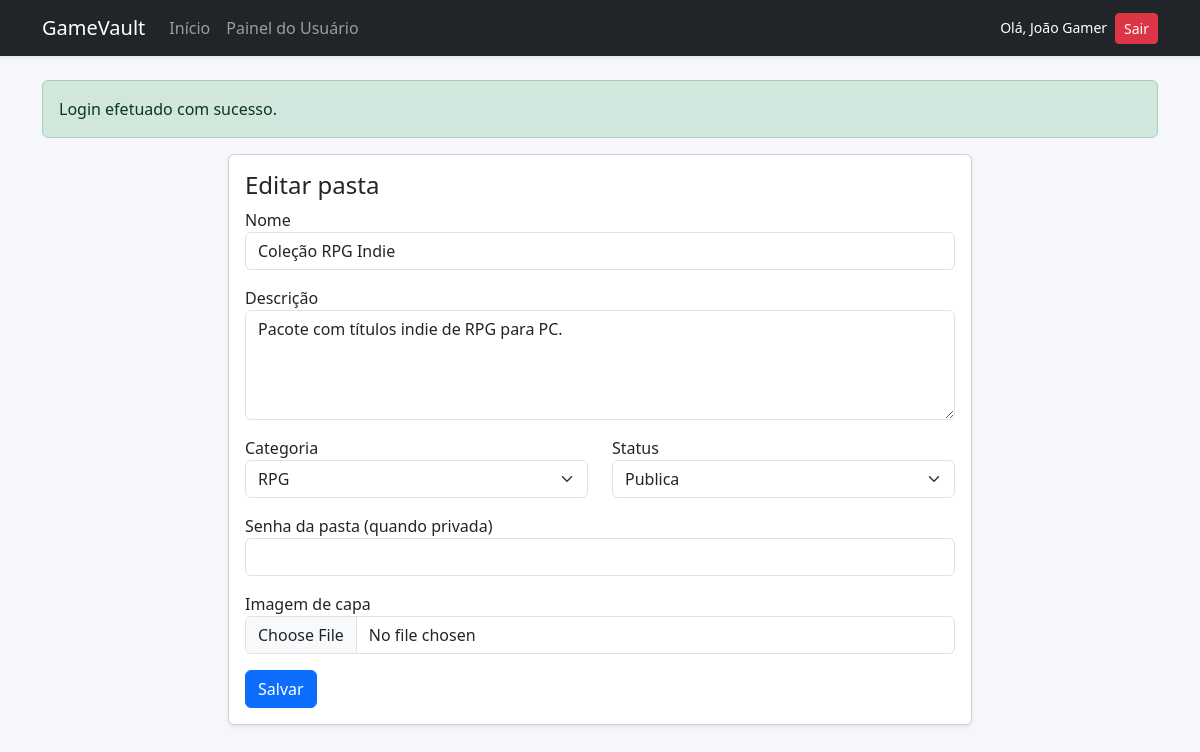
The page /usuario/folder_form.php?id=1 (signed in) on the database its author committed.
### tables this page shows
CREATE TABLE pastas (
  id INT AUTO_INCREMENT PRIMARY KEY,
  usuario_id INT NOT NULL,
  categoria_id INT NULL,
  nome VARCHAR(180) NOT NULL,
  slug VARCHAR(200) NOT NULL UNIQUE,
  descricao TEXT NOT NULL,
  capa VARCHAR(255) NULL,
  status ENUM('publica','privada','desenvolvimento') NOT NULL DEFAULT 'desenvolvimento',
  senha_acesso VARCHAR(255) NULL,
  aprovado TINYINT(1) NOT NULL DEFAULT 0,
  criado_em DATETIME NOT NULL,
  atualizado_em DATETIME NULL,
  INDEX idx_pastas_status (status),
  INDEX idx_pastas_usuario (usuario_id),
  INDEX idx_pastas_categoria (categoria_id),
  CONSTRAINT fk_pastas_usuario FOREIGN KEY (usuario_id) REFERENCES usuarios(id) ON DELETE CASCADE,
  CONSTRAINT fk_pastas_categoria FOREIGN KEY (categoria_id) REFERENCES categorias(id) ON DELETE SET NULL
);

CREATE TABLE categorias (
  id INT AUTO_INCREMENT PRIMARY KEY,
  nome VARCHAR(120) NOT NULL,
  slug VARCHAR(140) NOT NULL UNIQUE,
  status TINYINT(1) NOT NULL DEFAULT 1,
  criado_em DATETIME NOT NULL
);

### includes/helpers.php (called while the page is built, shortened)
<?php
function e(string $value): string
{
    return htmlspecialchars($value, ENT_QUOTES, 'UTF-8');
}

### config/database.php (called while the page is built, shortened)
<?php
class Database
{
    private static ?PDO $connection = null;
    public static function connection(): PDO
    {
        if (self::$connection === null) {
            $dsn = 'mysql:host=' . DB_HOST . ';dbname=' . DB_NAME . ';charset=utf8mb4';
            self::$connection = new PDO($dsn, DB_USER, DB_PASS, [
                PDO::ATTR_ERRMODE => PDO::ERRMODE_EXCEPTION,
                PDO::ATTR_DEFAULT_FETCH_MODE => PDO::FETCH_ASSOC,
                PDO::ATTR_EMULATE_PREPARES => false,
            ]);
        }
        return self::$connection;
    }
}

### classes/FolderManager.php (called while the page is built, shortened)
<?php
require_once dirname(__DIR__) . '/config/database.php';
require_once dirname(__DIR__) . '/includes/helpers.php';
class FolderManager
{
    private PDO $db;
    public function __construct()
    {
        $this->db = Database::connection();
    }
    public function categories(): array
    {
        return $this->db->query('SELECT * FROM categorias WHERE status = 1 ORDER BY nome')->fetchAll();
    }
    public function findFolder(int $folderId, int $userId): ?array
    {
        $stmt = $this->db->prepare('SELECT * FROM pastas WHERE id = :id AND usuario_id = :usuario_id');
        $stmt->execute(['id' => $folderId, 'usuario_id' => $userId]);
        return $stmt->fetch() ?: null;
    }
}

### usuario/folder_form.php (the view, shortened to what this page needs)
<?php
require_once __DIR__ . '/../includes/helpers.php';
require_once __DIR__ . '/../classes/FolderManager.php';
$manager = new FolderManager();
$categories = $manager->categories();
$id = (int) ($_GET['id'] ?? 0);
$folder = $id ? $manager->findFolder($id, (int) $_SESSION['user']['id']) : null;
$title = $id ? 'Editar pasta' : 'Nova pasta';
include __DIR__ . '/../includes/header.php';
?>
<div class="col-lg-8 mx-auto">
  <div class="card shadow-sm"><div class="card-body">
    <h1 class="h4"><?= e($title) ?></h1>
    <form method="POST" enctype="multipart/form-data" class="needs-validation" novalidate>
      <div class="mb-3"><label>Nome</label><input class="form-control" name="nome" required value="<?= e($folder['nome'] ?? '') ?>"></div>
      <div class="mb-3"><label>Descrição</label><textarea class="form-control" rows="4" name="descricao" required><?= e($folder['descricao'] ?? '') ?></textarea></div>
      <div class="row">
        <div class="col-md-6 mb-3">
          <label>Categoria</label>
          <select class="form-select" name="categoria_id" required>
            <?php foreach ($categories as $cat): ?>
              <option value="<?= (int)$cat['id'] ?>" <?= ($folder['categoria_id'] ?? 0) == $cat['id'] ? 'selected' : '' ?>><?= e($cat['nome']) ?></option>
            <?php endforeach; ?>
          </select>
        </div>
        <div class="col-md-6 mb-3">
          <label>Status</label>
          <select class="form-select" name="status" required>
            <?php foreach (['publica','privada','desenvolvimento'] as $s): ?>
              <option value="<?= $s ?>" <?= ($folder['status'] ?? '') === $s ? 'selected' : '' ?>><?= ucfirst($s) ?></option>
            <?php endforeach; ?>
          </select>
        </div>
      </div>
      <div class="mb-3"><label>Senha da pasta (quando privada)</label><input class="form-control" name="senha_acesso" type="password"></div>
      <div class="mb-3"><label>Imagem de capa</label><input class="form-control" type="file" name="capa" accept=".jpg,.jpeg,.png,.webp"></div>
      <button class="btn btn-primary">Salvar</button>
    </form>
  </div></div>
</div>
<?php include __DIR__ . '/../includes/footer.php'; ?>

### public/assets/css/style.css (style rules this page uses)
body { background: #f5f7fb; }

### rows shown on the page
pastas: nome "Coleção RPG Indie", descricao "Pacote com títulos indie de RPG para PC.", categoria_id "RPG", status "Publica"

### other values the page prints
$_SESSION['user']['nome'] "João Gamer"
$message['message'] "Login efetuado com sucesso."
$title "Editar pasta"
